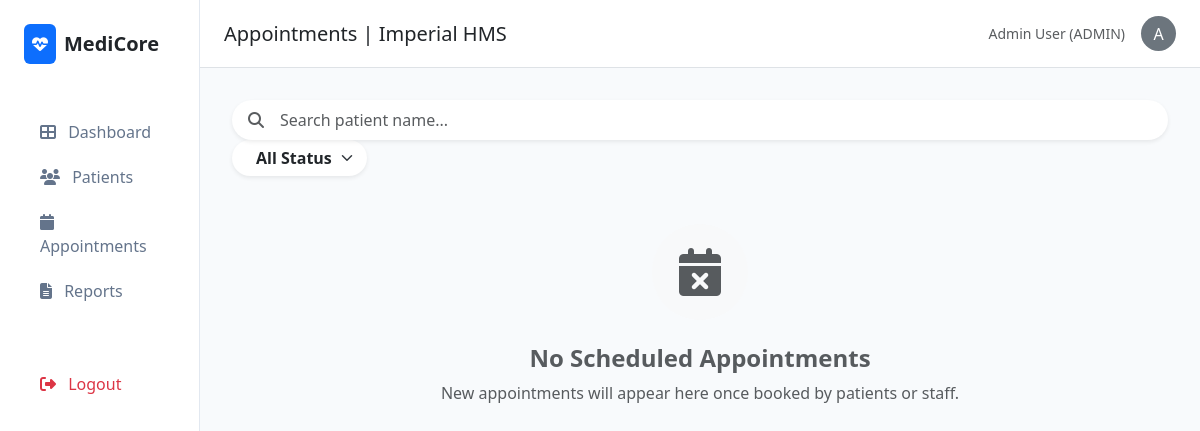
Before: /appointments/ (signed in) with the older database file.
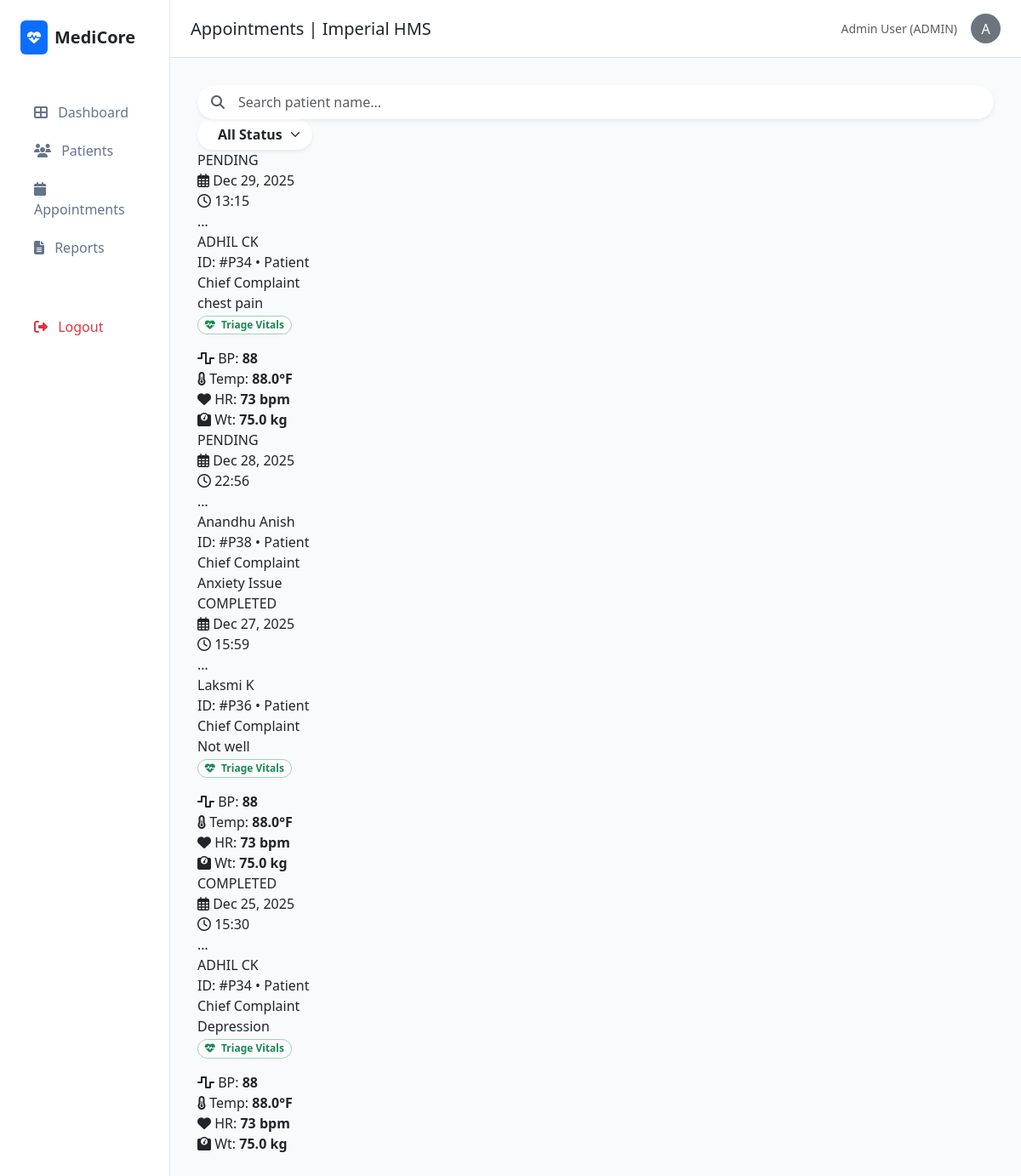
After: the same page with the newer database file.
### mainapp/models.py (models this page shows, shortened)
class User(AbstractUser):
    ROLE_CHOICES = [
        ('ADMIN', 'Administrator'),
        ('DOCTOR', 'Doctor'),
        ('STAFF', 'Staff'),
        ('PATIENT', 'Patient'),
    ]
    name = models.CharField(max_length=100)
    email = models.EmailField(unique=True)
    role = models.CharField(max_length=10, choices=ROLE_CHOICES, default='PATIENT')
    avatar = models.ImageField(upload_to='avatars/', blank=True, null=True)
    phone = models.CharField(max_length=15, blank=True)
    is_active_user = models.BooleanField(default=True)
    email_verified = models.BooleanField(default=False)
    first_login = models.BooleanField(default=True)
    def get_full_name(self):
        return self.name or self.username

class Appointment(models.Model):
    STATUS_CHOICES = [
        ('PENDING', 'Pending'),
        ('CONFIRMED', 'Confirmed'),
        ('COMPLETED', 'Completed'),
        ('CANCELLED', 'Cancelled'),
    ]
    patient = models.ForeignKey(User, on_delete=models.CASCADE, limit_choices_to={'role': 'PATIENT'}, related_name='patient_appointments')
    doctor = models.ForeignKey(User, on_delete=models.CASCADE, limit_choices_to={'role': 'DOCTOR'}, related_name='doctor_appointments')
    appointment_date = models.DateField()
    appointment_time = models.TimeField()
    status = models.CharField(max_length=15, choices=STATUS_CHOICES, default='PENDING')
    reason = models.TextField()
    notes = models.TextField(blank=True)
    created_at = models.DateTimeField(auto_now_add=True)

class TriageQueue(models.Model):
    patient = models.ForeignKey(User, on_delete=models.CASCADE, limit_choices_to={'role': 'PATIENT'})
    appointment = models.ForeignKey(Appointment, on_delete=models.CASCADE, null=True, blank=True)
    blood_pressure = models.CharField(max_length=20, blank=True)
    temperature = models.FloatField(null=True, blank=True)
    weight = models.FloatField(null=True, blank=True)
    height = models.FloatField(null=True, blank=True)
    pulse_rate = models.IntegerField(null=True, blank=True)
    chief_complaint = models.TextField(blank=True)
    priority_level = models.CharField(max_length=10, choices=[('LOW', 'Low'), ('MEDIUM', 'Medium'), ('HIGH', 'High'), ('URGENT', 'Urgent')], default='MEDIUM')
    checked_in_at = models.DateTimeField(auto_now_add=True)
    is_processed = models.BooleanField(default=False)

### mainapp/views.py (the view)
# urls.py: path('appointments/', views.appointment_list, name='appointment_list'),
@login_required
def appointment_list(request):
    query = request.GET.get('q', '')
    status_filter = request.GET.get('status', '')
    if request.user.role == 'DOCTOR':
        appointments = Appointment.objects.filter(doctor=request.user)
    elif request.user.role == 'PATIENT':
        appointments = Appointment.objects.filter(patient=request.user)
    else:
        appointments = Appointment.objects.all()
    if query:
        appointments = appointments.filter(patient__name__icontains=query)
    if status_filter:
        appointments = appointments.filter(status=status_filter)
    appointments = appointments.order_by('-appointment_date', '-appointment_time')
    doctors = User.objects.filter(role='DOCTOR', is_active_user=True)
    patients = User.objects.filter(role='PATIENT') if request.user.role == 'STAFF' else None
    if request.user.role == 'DOCTOR':
        base_template = 'base_doctor.html'
    elif request.user.role == 'STAFF':
        base_template = 'base_staff.html'
    elif request.user.role == 'PATIENT':
        base_template = 'base_patient.html'
    else:
        base_template = 'base.html'
    return render(request, 'appointment_list.html', {
        'appointments': appointments,
        'base_template': base_template,
        'query': query,
        'status_filter': status_filter,
        'doctors': doctors,
        'patients': patients,
    })

### mainapp/context_processors.py (called while the page is built)
def notifications_context(request):
    if request.user.is_authenticated:
        unread_count = Notification.objects.filter(user=request.user, is_read=False).count()
        return {'unread_notifications_count': unread_count}
    return {'unread_notifications_count': 0}

### templates/appointment_list.html (shortened to what this page needs)
{% extends base_template|default:'base.html' %}
{% block title %}Appointments | Imperial HMS{% endblock %}
{% block content %}
<div class="appt-controls">
    <form class="search-group" method="GET">
        <div class="flex-grow-1 position-relative">
            <i class="fas fa-search position-absolute top-50 start-0 translate-middle-y ms-3 text-muted"></i>
            <input type="text" name="q" value="{{ query }}"
                class="form-control border-0 bg-white rounded-pill ps-5 py-2 shadow-sm"
                placeholder="Search patient name...">
        </div>
        <select name="status" class="form-select border-0 bg-white rounded-pill px-4 shadow-sm w-auto fw-bold"
            onchange="this.form.submit()">
            <option value="">All Status</option>
        </select>
    </form>
</div>
<div class="appt-grid">
    {% for appt in appointments %}
    <div class="appt-card">
        <div class="appt-header">
            <div
                class="status-badge {% if appt.status == 'CONFIRMED' %}status-confirmed-text{% elif appt.status == 'COMPLETED' %}status-completed-text{% endif %}">
                {{ appt.status }}
            </div>
            <div class="appt-time-info">
                <div class="date-row">
                    <i class="far fa-calendar-alt"></i>
                    {{ appt.appointment_date|date:"M d, Y" }}
                </div>
                <div class="time-row">
                    <i class="far fa-clock"></i>
                    {{ appt.appointment_time|time:"H:i" }}
                </div>
            </div>
        </div>
        <div class="patient-row">
            {% if request.user.role == 'PATIENT' %}
            <div class="p-avatar">{{ appt.doctor.name|truncatechars:1|upper }}</div>
            <div class="p-info">
                <div class="p-name-main">Dr. {{ appt.doctor.name }}</div>
                <div class="p-meta-sub">{{ appt.doctor.doctorprofile.specialization|default:'General Physician' }} •
                    Doctor</div>
            </div>
            {% else %}
            <div class="p-avatar">{{ appt.patient.name|truncatechars:1|upper }}</div>
            <div class="p-info">
                <div class="p-name-main">{{ appt.patient.name }}</div>
                <div class="p-meta-sub">ID: #P{{ appt.patient.id }} • Patient</div>
            </div>
            {% endif %}
        </div>
        <div class="clinical-brief">
            <div class="brief-label">Chief Complaint</div>
            <div class="brief-text">{{ appt.reason|default:"General Health Screening" }}</div>
        </div>
        {% with triage=appt.triagequeue_set.first %}
        {% if triage %}
        <div class="vitals-summary">
            <div class="vitals-header mb-3">
                <span class="badge bg-white text-success border border-success-subtle rounded-pill">
                    <i class="fas fa-heartbeat me-1"></i> Triage Vitals
                </span>
            </div>
            <div class="vitals-grid">
                <div class="vital-item">
                    <i class="fas fa-wave-square"></i> BP: <b>{{ triage.blood_pressure|default:"--" }}</b>
                </div>
                <div class="vital-item">
                    <i class="fas fa-thermometer-half"></i> Temp: <b>{{ triage.temperature|default:"--" }}°F</b>
                </div>
                <div class="vital-item">
                    <i class="fas fa-heart"></i> HR: <b>{{ triage.pulse_rate|default:"--" }} bpm</b>
                </div>
                <div class="vital-item">
                    <i class="fas fa-weight"></i> Wt: <b>{{ triage.weight|default:"--" }} kg</b>
                </div>
            </div>
        </div>
        {% endif %}
        {% endwith %}
    </div>
    {% empty %}
    <div class="col-12 text-center py-5">
        <div class="bg-light d-inline-block rounded-circle p-4 mb-4">
            <i class="fas fa-calendar-times fa-3x text-muted opacity-20"></i>
        </div>
        <h4 class="fw-bold text-muted">No Scheduled Appointments</h4>
        <p class="text-muted">New appointments will appear here once booked by patients or staff.</p>
    </div>
    {% endfor %}
</div>
{% endblock %}

### templates/base.html (shortened to what this page needs)
<!DOCTYPE html>
<html lang="en">
<head>
    <link href="https://cdn.jsdelivr.net/npm/bootstrap@5.3.0/dist/css/bootstrap.min.css" rel="stylesheet">
    <link rel="stylesheet" href="https://cdnjs.cloudflare.com/ajax/libs/font-awesome/6.4.0/css/all.min.css">
</head>
<body>
    <div class="container-fluid">
        <div class="row">
            {% if user.is_authenticated %}
            <div class="col-md-2 sidebar p-4 d-none d-md-block">
                <div class="d-flex align-items-center gap-2 mb-5">
                    <div class="bg-primary text-white p-2 rounded"><i class="fas fa-heartbeat"></i></div>
                    <h5 class="mb-0 fw-bold">MediCore</h5>
                </div>
                <nav class="nav flex-column">
                    <a class="nav-link" href="{% url 'dashboard' %}"><i class="fas fa-th-large me-2"></i> Dashboard</a>
                    {% if user.role == 'ADMIN' or user.role == 'DOCTOR' or user.role == 'STAFF' %}
                    <a class="nav-link" href="{% url 'patient_list' %}"><i class="fas fa-users me-2"></i> Patients</a>
                    {% endif %}
                    <a class="nav-link" href="{% url 'appointment_list' %}"><i class="fas fa-calendar me-2"></i> Appointments</a>
                    {% if user.role == 'ADMIN' %}
                    <a class="nav-link" href="{% url 'reports' %}"><i class="fas fa-file-alt me-2"></i> Reports</a>
                    {% endif %}
                    <a class="nav-link text-danger mt-5" href="{% url 'logout' %}"><i class="fas fa-sign-out-alt me-2"></i> Logout</a>
                </nav>
            </div>
            {% endif %}
            <div class="col-md-{% if user.is_authenticated %}10{% else %}12{% endif %} p-0">
                {% if user.is_authenticated %}
                <header class="bg-white border-bottom px-4 py-3 d-flex justify-content-between align-items-center">
                    <h5 class="m-0">{% block title %}Dashboard{% endblock %}</h5>
                    <div class="d-flex align-items-center gap-3">
                        <span class="text-muted small">{{ user.get_full_name }} ({{ user.role }})</span>
                        <div class="bg-secondary text-white rounded-circle d-flex align-items-center justify-content-center" style="width: 35px; height: 35px;">
                            {{ user.username.0|upper }}
                        </div>
                    </div>
                </header>
                {% endif %}
                <main class="main-content">
                    {% block content %}{% endblock %}
                </main>
            </div>
        </div>
    </div>
</body>
</html>

### templates/base.html (style rules this page uses)
body { background-color: #f8fafc; font-family: 'Segoe UI', sans-serif; }
.sidebar { background: #fff; min-height: 100vh; border-right: 1px solid #e2e8f0; }
.nav-link { color: #64748b; margin-bottom: 5px; border-radius: 8px; font-weight: 500; }
.main-content { padding: 2rem; }

Changed rows visible on the page:
added Appointment: status "PENDING", appointment_date "Dec 29, 2025", appointment_time "13:15", patient.name "…", patient.name "ADHIL CK", patient.id "34", reason "chest pain", triagequeue_set.first.blood_pressure "88", triagequeue_set.first.temperature "88.0", triagequeue_set.first.pulse_rate "73", triagequeue_set.first.weight "75.0"
added Appointment: status "PENDING", appointment_date "Dec 28, 2025", appointment_time "22:56", patient.name "…", patient.name "Anandhu Anish", patient.id "38", reason "Anxiety Issue"
added Appointment: status "COMPLETED", appointment_date "Dec 27, 2025", appointment_time "15:59", patient.name "…", patient.name "Laksmi K", patient.id "36", reason "Not well", triagequeue_set.first.blood_pressure "88", triagequeue_set.first.temperature "88.0", triagequeue_set.first.pulse_rate "73", triagequeue_set.first.weight "75.0"
added Appointment: status "COMPLETED", appointment_date "Dec 25, 2025", appointment_time "15:30", patient.name "…", patient.name "ADHIL CK", patient.id "34", reason "Depression", triagequeue_set.first.blood_pressure "88", triagequeue_set.first.temperature "88.0", triagequeue_set.first.pulse_rate "73", triagequeue_set.first.weight "75.0"
Other visible differences:
text no longer shown: "No Scheduled Appointments New appointments will appear here once booked by patients or staff."
